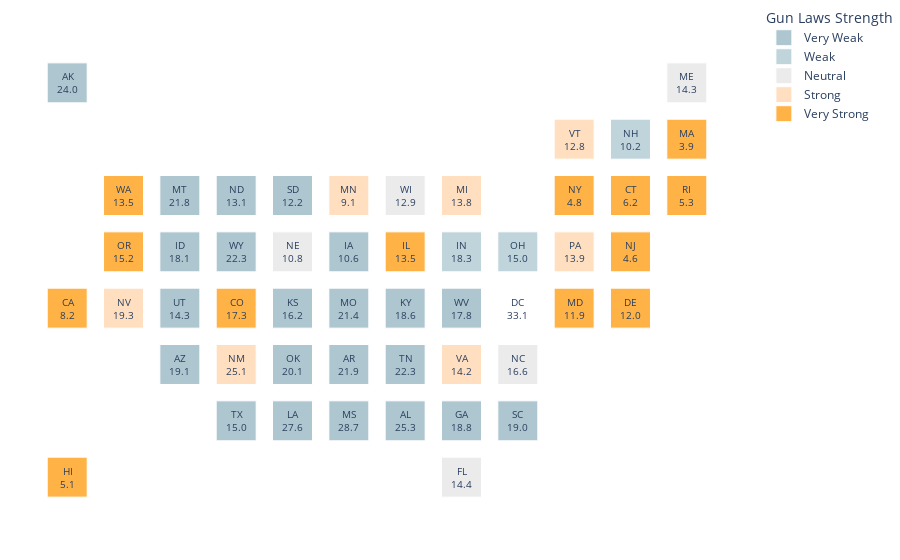

This figure's notebook cell:
### Markdown cell above
When examining the map, it becomes evident that states with stricter gun laws are generally concentrated along the eastern and western coastlines. Overall, the firearm mortality rate for these states tends to range between 4 and 15 deaths per 100,000 persons. In contrast, many southern states exhibit more lenient firearm regulations and correspondingly higher death rates, typically between 15 and 28 per 100,000.
These patterns suggest that, in general, stronger gun laws are associated with lower firearm mortality. However, there are notable exceptions. For example, Texas (TX) reports a firearm death rate of approximately 15 per 100,000, which is substantially lower than that of several other southern states, such as Alabama (AL) reporting a firearm death rate of approximately 25 per 100,000.

### Code cell
import plotly.express as px

# state name to USPS code
name_to_code = {
    'Alabama':'AL','Alaska':'AK','Arizona':'AZ','Arkansas':'AR','California':'CA','Colorado':'CO',
    'Connecticut':'CT','Delaware':'DE','District of Columbia':'DC','Florida':'FL','Georgia':'GA',
    'Hawaii':'HI','Idaho':'ID','Illinois':'IL','Indiana':'IN','Iowa':'IA','Kansas':'KS','Kentucky':'KY',
    'Louisiana':'LA','Maine':'ME','Maryland':'MD','Massachusetts':'MA','Michigan':'MI','Minnesota':'MN',
    'Mississippi':'MS','Missouri':'MO','Montana':'MT','Nebraska':'NE','Nevada':'NV','New Hampshire':'NH',
    'New Jersey':'NJ','New Mexico':'NM','New York':'NY','North Carolina':'NC','North Dakota':'ND',
    'Ohio':'OH','Oklahoma':'OK','Oregon':'OR','Pennsylvania':'PA','Rhode Island':'RI','South Carolina':'SC',
    'South Dakota':'SD','Tennessee':'TN','Texas':'TX','Utah':'UT','Vermont':'VT','Virginia':'VA',
    'Washington':'WA','West Virginia':'WV','Wisconsin':'WI','Wyoming':'WY'
}

merged["state_code"] = merged["state"].map(name_to_code)

df = merged.copy()

df["rate"] = pd.to_numeric(df["rate"], errors="coerce")

df["likert"] = df["gun_laws"]

# Define ordered Likert levels so the legend sorts logically
order = ["Very Weak", "Weak", "Neutral", "Strong", "Very Strong"]
df["Gun Laws"] = pd.Categorical(df["likert"], categories=order, ordered=True)

# Tiled US grid positions
nyt_states = pd.read_csv("https://raw.githubusercontent.com/kristw/gridmap-layout-usa/refs/heads/master/dist/gridmap-layout-usa.csv")

# Merge by state code
df2 = df.merge(nyt_states, left_on="state_code", right_on="key", how="left")

df2["y"] = df2["y"] * -1

# Safety check for any states missing a grid placement
missing = df2[df2["x"].isna()]
if not missing.empty:
    print("Warning: missing grid placement for:", sorted(missing["state_code"].unique().tolist()))
    
likert_colors = ["#AEC6CF", "#BFD4DB", "#EBEBEB", "#FFDFBF", "#FFB347"]

# Build the figure
fig = px.scatter(
    df2, x="x", y="y",
    color="Gun Laws",
    hover_name="state",
    hover_data={
        "Gun Death Rate": df2["rate"],
        "Homicide Rate": df2["fa_homicide_rate"],
        "Suicide Rate": df2["fa_suicide_rate"],
        "gun_laws": False,
        "x": False, "y": False, "x": False, "y": False
    },
    category_orders={"Gun Laws": order},
    color_discrete_sequence=likert_colors
)

# Square tiles
fig.update_traces(marker=dict(symbol="square", size=40, line=dict(color="white", width=1)))

# Add tile labels: state code and rate
for _, r in df2.dropna(subset=["x","y"]).iterrows():
    fig.add_annotation(
        x=r["x"], y=r["y"],
        text=f"{r['state_code']}<br>{r['rate']:.1f}" if pd.notna(r["rate"]) else f"{r['state_code']}",
        showarrow=False,
        font=dict(size=10)
    )

# Style
fig.update_xaxes(visible=False)
fig.update_yaxes(visible=False, scaleanchor="x", scaleratio=1)
fig.update_layout(
    plot_bgcolor="white",
    margin=dict(l=5, r=5, t=5, b=5),
    legend_title_text="Gun Laws Strength"
)

### Figure 1 — Plotly figure (JSON) as saved in the notebook; plotly's stock layout.template omitted (floating-point values rounded to 4 significant figures)
{"data": [{"customdata": [[25.3, 12.4, 12.1, "Very Weak"], [24, 6.4, 16.4, "Very Weak"], [19.1, 5.5, 12.8, "Very Weak"], [21.9, 8.6, 12.8, "Very Weak"], [18.8, 8.1, 10.1, "Very Weak"], [18.1, 1.7, 15.5, "Very Weak"], [10.6, 2.3, 8.3, "Very Weak"], [16.2, 4.7, 10.9, "Very Weak"], [18.6, 5.7, 12, "Very Weak"], [27.6, 16.1, 10.6, "Very Weak"], [28.7, 16.8, 11, "Very Weak"], [21.4, 8.5, 12, "Very Weak"], [21.8, 2.6, 18.2, "Very Weak"], [13.1, 2.2, 10.8, "Very Weak"], [20.1, 5.5, 14.1, "Very Weak"], [19, 8.4, 9.9, "Very Weak"], [12.2, 1.2, 9.7, "Very Weak"], [22.3, 9.4, 12.3, "Very Weak"], [15, 5.6, 8.8, "Very Weak"], [14.3, 1.8, 12.1, "Very Weak"], [17.8, 3.5, 13.8, "Very Weak"], [22.3, 1.7, 19.9, "Very Weak"]], "hovertemplate": "<b>%{hovertext}</b><br><br>Gun Laws=Very Weak<br>Gun Death Rate=%{customdata[0]}<br>Homicide Rate=%{customdata[1]}<br>Suicide Rate=%{customdata[2]}<extra></extra>", "hovertext": ["Alabama", "Alaska", "Arizona", "Arkansas", "Georgia", "Idaho", "Iowa", "Kansas", "Kentucky", "Louisiana", "Mississippi", "Missouri", "Montana", "North Dakota", "Oklahoma", "South Carolina", "South Dakota", "Tennessee", "Texas", "Utah", "West Virginia", "Wyoming"], "legendgroup": "Very Weak", "marker": {"color": "#AEC6CF", "line": {"color": "white", "width": 1}, "size": 40, "symbol": "square"}, "mode": "markers", "name": "Very Weak", "orientation": "v", "showlegend": true, "type": "scatter", "x": [6, 0, 2, 5, 7, 2, 5, 4, 6, 4, 5, 5, 2, 3, 4, 8, 4, 6, 3, 2, 7, 3], "xaxis": "x", "y": [-6, 0, -5, -5, -6, -3, -3, -4, -4, -6, -6, -4, -2, -2, -5, -6, -2, -5, -6, -4, -4, -3], "yaxis": "y"}, {"customdata": [[18.3, 6.4, 11, "Weak"], [10.2, 1, 8.7, "Weak"], [15, 5.9, 8.8, "Weak"]], "hovertemplate": "<b>%{hovertext}</b><br><br>Gun Laws=Weak<br>Gun Death Rate=%{customdata[0]}<br>Homicide Rate=%{customdata[1]}<br>Suicide Rate=%{customdata[2]}<extra></extra>", "hovertext": ["Indiana", "New Hampshire", "Ohio"], "legendgroup": "Weak", "marker": {"color": "#BFD4DB", "line": {"color": "white", "width": 1}, "size": 40, "symbol": "square"}, "mode": "markers", "name": "Weak", "orientation": "v", "showlegend": true, "type": "scatter", "x": [7, 10, 8], "xaxis": "x", "y": [-3, -1, -3], "yaxis": "y"}, {"customdata": [[14.4, 4.7, 9.3, "Neutral"], [14.3, 2.6, 11.3, "Neutral"], [10.8, 1.7, 8.3, "Neutral"], [16.6, 6.7, 9.2, "Neutral"], [12.9, 4, 8.5, "Neutral"]], "hovertemplate": "<b>%{hovertext}</b><br><br>Gun Laws=Neutral<br>Gun Death Rate=%{customdata[0]}<br>Homicide Rate=%{customdata[1]}<br>Suicide Rate=%{customdata[2]}<extra></extra>", "hovertext": ["Florida", "Maine", "Nebraska", "North Carolina", "Wisconsin"], "legendgroup": "Neutral", "marker": {"color": "#EBEBEB", "line": {"color": "white", "width": 1}, "size": 40, "symbol": "square"}, "mode": "markers", "name": "Neutral", "orientation": "v", "showlegend": true, "type": "scatter", "x": [7, 11, 4, 8, 6], "xaxis": "x", "y": [-7, 0, -3, -5, -2], "yaxis": "y"}, {"customdata": [[13.8, 5.2, 8.3, "Strong"], [9.1, 2.2, 6.6, "Strong"], [19.3, 5.8, 13.1, "Strong"], [25.1, 10.3, 13.4, "Strong"], [13.9, 5.3, 8.3, "Strong"], [12.8, 2.2, 10.5, "Strong"], [14.2, 5.4, 8.4, "Strong"]], "hovertemplate": "<b>%{hovertext}</b><br><br>Gun Laws=Strong<br>Gun Death Rate=%{customdata[0]}<br>Homicide Rate=%{customdata[1]}<br>Suicide Rate=%{customdata[2]}<extra></extra>", "hovertext": ["Michigan", "Minnesota", "Nevada", "New Mexico", "Pennsylvania", "Vermont", "Virginia"], "legendgroup": "Strong", "marker": {"color": "#FFDFBF", "line": {"color": "white", "width": 1}, "size": 40, "symbol": "square"}, "mode": "markers", "name": "Strong", "orientation": "v", "showlegend": true, "type": "scatter", "x": [7, 5, 1, 3, 9, 9, 7], "xaxis": "x", "y": [-2, -2, -4, -5, -3, -1, -5], "yaxis": "y"}, {"customdata": [[8.2, 3.7, 4.2, "Very Strong"], [17.3, 4.4, 12.3, "Very Strong"], [6.2, 2.9, 3.1, "Very Strong"], [12, 4.2, 7.4, "Very Strong"], [5.1, 1.4, 3.5, "Very Strong"], [13.5, 7.7, 5.5, "Very Strong"], [11.9, 7.5, 4.3, "Very Strong"], [3.9, 1.7, 2.1, "Very Strong"], [4.6, 2.2, 2.3, "Very Strong"], [4.8, 2.2, 2.5, "Very Strong"], [15.2, 3.2, 11.6, "Very Strong"], [5.3, 1.6, 3.5, "Very Strong"], [13.5, 4.1, 8.9, "Very Strong"]], "hovertemplate": "<b>%{hovertext}</b><br><br>Gun Laws=Very Strong<br>Gun Death Rate=%{customdata[0]}<br>Homicide Rate=%{customdata[1]}<br>Suicide Rate=%{customdata[2]}<extra></extra>", "hovertext": ["California", "Colorado", "Connecticut", "Delaware", "Hawaii", "Illinois", "Maryland", "Massachusetts", "New Jersey", "New York", "Oregon", "Rhode Island", "Washington"], "legendgroup": "Very Strong", "marker": {"color": "#FFB347", "line": {"color": "white", "width": 1}, "size": 40, "symbol": "square"}, "mode": "markers", "name": "Very Strong", "orientation": "v", "showlegend": true, "type": "scatter", "x": [0, 3, 10, 10, 0, 6, 9, 11, 10, 9, 1, 11, 1], "xaxis": "x", "y": [-4, -4, -2, -4, -7, -3, -4, -1, -3, -2, -3, -2, -2], "yaxis": "y"}], "layout": {"annotations": [{"font": {"size": 10}, "showarrow": false, "text": "AL<br>25.3", "x": 6, "y": -6}, {"font": {"size": 10}, "showarrow": false, "text": "AK<br>24.0", "x": 0, "y": 0}, {"font": {"size": 10}, "showarrow": false, "text": "AZ<br>19.1", "x": 2, "y": -5}, {"font": {"size": 10}, "showarrow": false, "text": "AR<br>21.9", "x": 5, "y": -5}, {"font": {"size": 10}, "showarrow": false, "text": "CA<br>8.2", "x": 0, "y": -4}, {"font": {"size": 10}, "showarrow": false, "text": "CO<br>17.3", "x": 3, "y": -4}, {"font": {"size": 10}, "showarrow": false, "text": "CT<br>6.2", "x": 10, "y": -2}, {"font": {"size": 10}, "showarrow": false, "text": "DE<br>12.0", "x": 10, "y": -4}, {"font": {"size": 10}, "showarrow": false, "text": "DC<br>33.1", "x": 8, "y": -4}, {"font": {"size": 10}, "showarrow": false, "text": "FL<br>14.4", "x": 7, "y": -7}, {"font": {"size": 10}, "showarrow": false, "text": "GA<br>18.8", "x": 7, "y": -6}, {"font": {"size": 10}, "showarrow": false, "text": "HI<br>5.1", "x": 0, "y": -7}, {"font": {"size": 10}, "showarrow": false, "text": "ID<br>18.1", "x": 2, "y": -3}, {"font": {"size": 10}, "showarrow": false, "text": "IL<br>13.5", "x": 6, "y": -3}, {"font": {"size": 10}, "showarrow": false, "text": "IN<br>18.3", "x": 7, "y": -3}, {"font": {"size": 10}, "showarrow": false, "text": "IA<br>10.6", "x": 5, "y": -3}, {"font": {"size": 10}, "showarrow": false, "text": "KS<br>16.2", "x": 4, "y": -4}, {"font": {"size": 10}, "showarrow": false, "text": "KY<br>18.6", "x": 6, "y": -4}, {"font": {"size": 10}, "showarrow": false, "text": "LA<br>27.6", "x": 4, "y": -6}, {"font": {"size": 10}, "showarrow": false, "text": "ME<br>14.3", "x": 11, "y": 0}, {"font": {"size": 10}, "showarrow": false, "text": "MD<br>11.9", "x": 9, "y": -4}, {"font": {"size": 10}, "showarrow": false, "text": "MA<br>3.9", "x": 11, "y": -1}, {"font": {"size": 10}, "showarrow": false, "text": "MI<br>13.8", "x": 7, "y": -2}, {"font": {"size": 10}, "showarrow": false, "text": "MN<br>9.1", "x": 5, "y": -2}, {"font": {"size": 10}, "showarrow": false, "text": "MS<br>28.7", "x": 5, "y": -6}, {"font": {"size": 10}, "showarrow": false, "text": "MO<br>21.4", "x": 5, "y": -4}, {"font": {"size": 10}, "showarrow": false, "text": "MT<br>21.8", "x": 2, "y": -2}, {"font": {"size": 10}, "showarrow": false, "text": "NE<br>10.8", "x": 4, "y": -3}, {"font": {"size": 10}, "showarrow": false, "text": "NV<br>19.3", "x": 1, "y": -4}, {"font": {"size": 10}, "showarrow": false, "text": "NH<br>10.2", "x": 10, "y": -1}, {"font": {"size": 10}, "showarrow": false, "text": "NJ<br>4.6", "x": 10, "y": -3}, {"font": {"size": 10}, "showarrow": false, "text": "NM<br>25.1", "x": 3, "y": -5}, {"font": {"size": 10}, "showarrow": false, "text": "NY<br>4.8", "x": 9, "y": -2}, {"font": {"size": 10}, "showarrow": false, "text": "NC<br>16.6", "x": 8, "y": -5}, {"font": {"size": 10}, "showarrow": false, "text": "ND<br>13.1", "x": 3, "y": -2}, {"font": {"size": 10}, "showarrow": false, "text": "OH<br>15.0", "x": 8, "y": -3}, {"font": {"size": 10}, "showarrow": false, "text": "OK<br>20.1", "x": 4, "y": -5}, {"font": {"size": 10}, "showarrow": false, "text": "OR<br>15.2", "x": 1, "y": -3}, {"font": {"size": 10}, "showarrow": false, "text": "PA<br>13.9", "x": 9, "y": -3}, {"font": {"size": 10}, "showarrow": false, "text": "RI<br>5.3", "x": 11, "y": -2}, {"font": {"size": 10}, "showarrow": false, "text": "SC<br>19.0", "x": 8, "y": -6}, {"font": {"size": 10}, "showarrow": false, "text": "SD<br>12.2", "x": 4, "y": -2}, {"font": {"size": 10}, "showarrow": false, "text": "TN<br>22.3", "x": 6, "y": -5}, {"font": {"size": 10}, "showarrow": false, "text": "TX<br>15.0", "x": 3, "y": -6}, {"font": {"size": 10}, "showarrow": false, "text": "UT<br>14.3", "x": 2, "y": -4}, {"font": {"size": 10}, "showarrow": false, "text": "VT<br>12.8", "x": 9, "y": -1}, {"font": {"size": 10}, "showarrow": false, "text": "VA<br>14.2", "x": 7, "y": -5}, {"font": {"size": 10}, "showarrow": false, "text": "WA<br>13.5", "x": 1, "y": -2}, {"font": {"size": 10}, "showarrow": false, "text": "WV<br>17.8", "x": 7, "y": -4}, {"font": {"size": 10}, "showarrow": false, "text": "WI<br>12.9", "x": 6, "y": -2}, {"font": {"size": 10}, "showarrow": false, "text": "WY<br>22.3", "x": 3, "y": -3}], "legend": {"title": {"text": "Gun Laws Strength"}, "tracegroupgap": 0}, "margin": {"b": 5, "l": 5, "r": 5, "t": 5}, "plot_bgcolor": "white", "xaxis": {"anchor": "y", "domain": [0, 1], "title": {"text": "x"}, "visible": false}, "yaxis": {"anchor": "x", "domain": [0, 1], "scaleanchor": "x", "scaleratio": 1, "title": {"text": "y"}, "visible": false}}}
